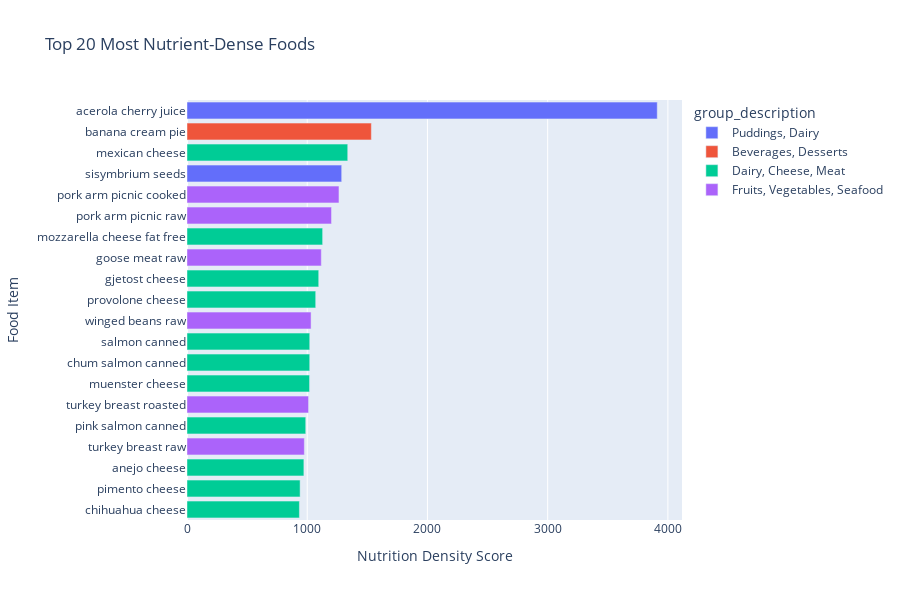

This figure's notebook cell:
### Markdown cell above
## 14. Nutrient Density Analysis

Analyze which foods provide the most nutrients relative to their caloric content.

### Code cell
# Analyze nutrient density (if column exists)
if 'Nutrition Density' in combined_df.columns:
    # Top 20 most nutrient-dense foods
    top_dense = combined_df.nlargest(20, 'Nutrition Density')[['food', 'Nutrition Density', 'group_description', 
                                                                  'Caloric Value', 'Protein', 'Fat', 'Carbohydrates']]
    
    print("🏆 Top 20 Most Nutrient-Dense Foods:")
    print(top_dense.to_string(index=False))
    
    # Visualize
    fig = px.bar(
        top_dense,
        x='Nutrition Density',
        y='food',
        color='group_description',
        orientation='h',
        title='Top 20 Most Nutrient-Dense Foods',
        labels={'Nutrition Density': 'Nutrition Density Score', 'food': 'Food Item'},
        height=600
    )
    fig.update_layout(yaxis={'categoryorder':'total ascending'})
    fig.show()
    
    # Distribution by group
    fig, ax = plt.subplots(figsize=(12, 6))
    combined_df.boxplot(column='Nutrition Density', by='group_description', ax=ax)
    ax.set_title('Nutrition Density Distribution by Food Group', fontsize=14, fontweight='bold')
    ax.set_xlabel('Food Group', fontsize=12)
    ax.set_ylabel('Nutrition Density Score', fontsize=12)
    plt.suptitle('')  # Remove automatic title
    plt.xticks(rotation=15, ha='right')
    plt.tight_layout()
    plt.show()
else:
    print("⚠️ Nutrition Density column not found in dataset")

### Figure 1 — Plotly figure (JSON) as saved in the notebook; plotly's stock layout.template omitted (floating-point values rounded to 4 significant figures)
{"data": [{"hovertemplate": "group_description=Puddings, Dairy<br>Nutrition Density Score=%{x}<br>Food Item=%{y}<extra></extra>", "legendgroup": "Puddings, Dairy", "marker": {"color": "#636efa", "pattern": {"shape": ""}}, "name": "Puddings, Dairy", "orientation": "h", "showlegend": true, "textposition": "auto", "type": "bar", "x": [3911.0, 1287.0], "xaxis": "x", "y": ["acerola cherry juice", "sisymbrium seeds"], "yaxis": "y"}, {"hovertemplate": "group_description=Beverages, Desserts<br>Nutrition Density Score=%{x}<br>Food Item=%{y}<extra></extra>", "legendgroup": "Beverages, Desserts", "marker": {"color": "#EF553B", "pattern": {"shape": ""}}, "name": "Beverages, Desserts", "orientation": "h", "showlegend": true, "textposition": "auto", "type": "bar", "x": [1534.0], "xaxis": "x", "y": ["banana cream pie"], "yaxis": "y"}, {"hovertemplate": "group_description=Dairy, Cheese, Meat<br>Nutrition Density Score=%{x}<br>Food Item=%{y}<extra></extra>", "legendgroup": "Dairy, Cheese, Meat", "marker": {"color": "#00cc96", "pattern": {"shape": ""}}, "name": "Dairy, Cheese, Meat", "orientation": "h", "showlegend": true, "textposition": "auto", "type": "bar", "x": [1337.0, 1128.0, 1096.0, 1071.0, 1021.0, 1021.0, 1019.0, 987.7, 972.2, 940.9, 935.0], "xaxis": "x", "y": ["mexican cheese", "mozzarella cheese fat free", "gjetost cheese", "provolone cheese", "salmon canned", "chum salmon canned", "muenster cheese", "pink salmon canned", "anejo cheese", "pimento cheese", "chihuahua cheese"], "yaxis": "y"}, {"hovertemplate": "group_description=Fruits, Vegetables, Seafood<br>Nutrition Density Score=%{x}<br>Food Item=%{y}<extra></extra>", "legendgroup": "Fruits, Vegetables, Seafood", "marker": {"color": "#ab63fa", "pattern": {"shape": ""}}, "name": "Fruits, Vegetables, Seafood", "orientation": "h", "showlegend": true, "textposition": "auto", "type": "bar", "x": [1264.0, 1202.0, 1117.0, 1032.0, 1011.0, 976.1], "xaxis": "x", "y": ["pork arm picnic cooked", "pork arm picnic raw", "goose meat raw", "winged beans raw", "turkey breast roasted", "turkey breast raw"], "yaxis": "y"}], "layout": {"barmode": "relative", "height": 600, "legend": {"title": {"text": "group_description"}, "tracegroupgap": 0}, "title": {"text": "Top 20 Most Nutrient-Dense Foods"}, "xaxis": {"anchor": "y", "domain": [0, 1], "title": {"text": "Nutrition Density Score"}}, "yaxis": {"anchor": "x", "categoryorder": "total ascending", "domain": [0, 1], "title": {"text": "Food Item"}}}}
